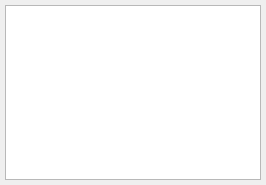
<?xml version="1.0" encoding="UTF-8"?>
<ui version="4.0">
 <class>LayerTree</class>
 <widget class="QWidget" name="LayerTree">
  <property name="geometry">
   <rect>
    <x>0</x>
    <y>0</y>
    <width>266</width>
    <height>185</height>
   </rect>
  </property>
  <property name="windowTitle">
   <string>Form</string>
  </property>
  <layout class="QVBoxLayout" name="layout">
   <property name="spacing">
    <number>2</number>
   </property>
   <property name="margin">
    <number>5</number>
   </property>
   <item>
    <widget class="DataCollectionView" name="layerTree">
     <property name="sizePolicy">
      <sizepolicy hsizetype="Preferred" vsizetype="Expanding">
       <horstretch>0</horstretch>
       <verstretch>10</verstretch>
      </sizepolicy>
     </property>
     <property name="selectionMode">
      <enum>QAbstractItemView::ExtendedSelection</enum>
     </property>
    </widget>
   </item>
  </layout>
 </widget>
 <customwidgets>
  <customwidget>
   <class>DataCollectionView</class>
   <extends>QTreeView</extends>
   <header>glue_qt.core.qt.data_collection_model</header>
  </customwidget>
 </customwidgets>
 <resources/>
 <connections/>
</ui>
